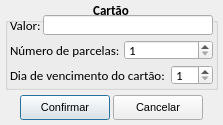
<?xml version="1.0" encoding="UTF-8"?>
<ui version="4.0">
 <class>tela_pagamento_cartao</class>
 <widget class="QDialog" name="tela_pagamento_cartao">
  <property name="geometry">
   <rect>
    <x>0</x>
    <y>0</y>
    <width>223</width>
    <height>125</height>
   </rect>
  </property>
  <property name="minimumSize">
   <size>
    <width>223</width>
    <height>125</height>
   </size>
  </property>
  <property name="maximumSize">
   <size>
    <width>223</width>
    <height>125</height>
   </size>
  </property>
  <property name="windowTitle">
   <string>Pagamento</string>
  </property>
  <widget class="QPushButton" name="btn_confirmar">
   <property name="geometry">
    <rect>
     <x>20</x>
     <y>95</y>
     <width>90</width>
     <height>25</height>
    </rect>
   </property>
   <property name="font">
    <font>
     <family>Arial</family>
     <pointsize>8</pointsize>
     <weight>50</weight>
     <bold>false</bold>
    </font>
   </property>
   <property name="styleSheet">
    <string notr="true">background-color: none;</string>
   </property>
   <property name="text">
    <string>Confirmar</string>
   </property>
   <property name="icon">
    <iconset resource="imagens.qrc">
     <normaloff>:/img/img/1345902916_camera_test.png</normaloff>:/img/img/1345902916_camera_test.png</iconset>
   </property>
   <property name="iconSize">
    <size>
     <width>20</width>
     <height>20</height>
    </size>
   </property>
  </widget>
  <widget class="QGroupBox" name="groupBox">
   <property name="geometry">
    <rect>
     <x>5</x>
     <y>0</y>
     <width>213</width>
     <height>90</height>
    </rect>
   </property>
   <property name="font">
    <font>
     <family>Calibri</family>
     <pointsize>10</pointsize>
     <weight>75</weight>
     <bold>true</bold>
    </font>
   </property>
   <property name="title">
    <string>Cartão</string>
   </property>
   <property name="alignment">
    <set>Qt::AlignCenter</set>
   </property>
   <widget class="QLabel" name="lb_valor">
    <property name="geometry">
     <rect>
      <x>5</x>
      <y>15</y>
      <width>33</width>
      <height>20</height>
     </rect>
    </property>
    <property name="font">
     <font>
      <weight>50</weight>
      <bold>false</bold>
     </font>
    </property>
    <property name="text">
     <string>Valor:</string>
    </property>
   </widget>
   <widget class="QLineEdit" name="le_valor">
    <property name="geometry">
     <rect>
      <x>38</x>
      <y>15</y>
      <width>170</width>
      <height>20</height>
     </rect>
    </property>
    <property name="font">
     <font>
      <weight>50</weight>
      <bold>false</bold>
      <kerning>false</kerning>
     </font>
    </property>
   </widget>
   <widget class="QLabel" name="lb_dia">
    <property name="geometry">
     <rect>
      <x>5</x>
      <y>65</y>
      <width>161</width>
      <height>20</height>
     </rect>
    </property>
    <property name="font">
     <font>
      <weight>50</weight>
      <bold>false</bold>
     </font>
    </property>
    <property name="text">
     <string>Dia de vencimento do cartão:</string>
    </property>
   </widget>
   <widget class="QSpinBox" name="sb_dia_vencimento">
    <property name="geometry">
     <rect>
      <x>166</x>
      <y>65</y>
      <width>42</width>
      <height>20</height>
     </rect>
    </property>
    <property name="font">
     <font>
      <weight>50</weight>
      <bold>false</bold>
      <kerning>false</kerning>
     </font>
    </property>
    <property name="minimum">
     <number>1</number>
    </property>
    <property name="maximum">
     <number>31</number>
    </property>
    <property name="value">
     <number>1</number>
    </property>
   </widget>
   <widget class="QLabel" name="lb_numero_parcelas">
    <property name="geometry">
     <rect>
      <x>5</x>
      <y>40</y>
      <width>114</width>
      <height>20</height>
     </rect>
    </property>
    <property name="font">
     <font>
      <weight>50</weight>
      <bold>false</bold>
     </font>
    </property>
    <property name="text">
     <string>Número de parcelas:</string>
    </property>
   </widget>
   <widget class="QSpinBox" name="sb_num_parcelas">
    <property name="geometry">
     <rect>
      <x>119</x>
      <y>40</y>
      <width>89</width>
      <height>20</height>
     </rect>
    </property>
    <property name="font">
     <font>
      <weight>50</weight>
      <bold>false</bold>
      <kerning>false</kerning>
     </font>
    </property>
    <property name="minimum">
     <number>1</number>
    </property>
    <property name="maximum">
     <number>12</number>
    </property>
    <property name="value">
     <number>1</number>
    </property>
   </widget>
  </widget>
  <widget class="QPushButton" name="btn_cancelar">
   <property name="geometry">
    <rect>
     <x>113</x>
     <y>95</y>
     <width>90</width>
     <height>25</height>
    </rect>
   </property>
   <property name="font">
    <font>
     <family>Arial</family>
     <pointsize>8</pointsize>
     <weight>50</weight>
     <bold>false</bold>
    </font>
   </property>
   <property name="styleSheet">
    <string notr="true">background-color: none;</string>
   </property>
   <property name="text">
    <string>Cancelar</string>
   </property>
   <property name="icon">
    <iconset resource="imagens.qrc">
     <normaloff>:/img/img/1345902747_button_cancel.png</normaloff>:/img/img/1345902747_button_cancel.png</iconset>
   </property>
   <property name="iconSize">
    <size>
     <width>18</width>
     <height>18</height>
    </size>
   </property>
  </widget>
 </widget>
 <tabstops>
  <tabstop>le_valor</tabstop>
  <tabstop>sb_num_parcelas</tabstop>
  <tabstop>sb_dia_vencimento</tabstop>
  <tabstop>btn_confirmar</tabstop>
  <tabstop>btn_cancelar</tabstop>
 </tabstops>
 <resources>
  <include location="imagens.qrc"/>
 </resources>
 <connections/>
</ui>
